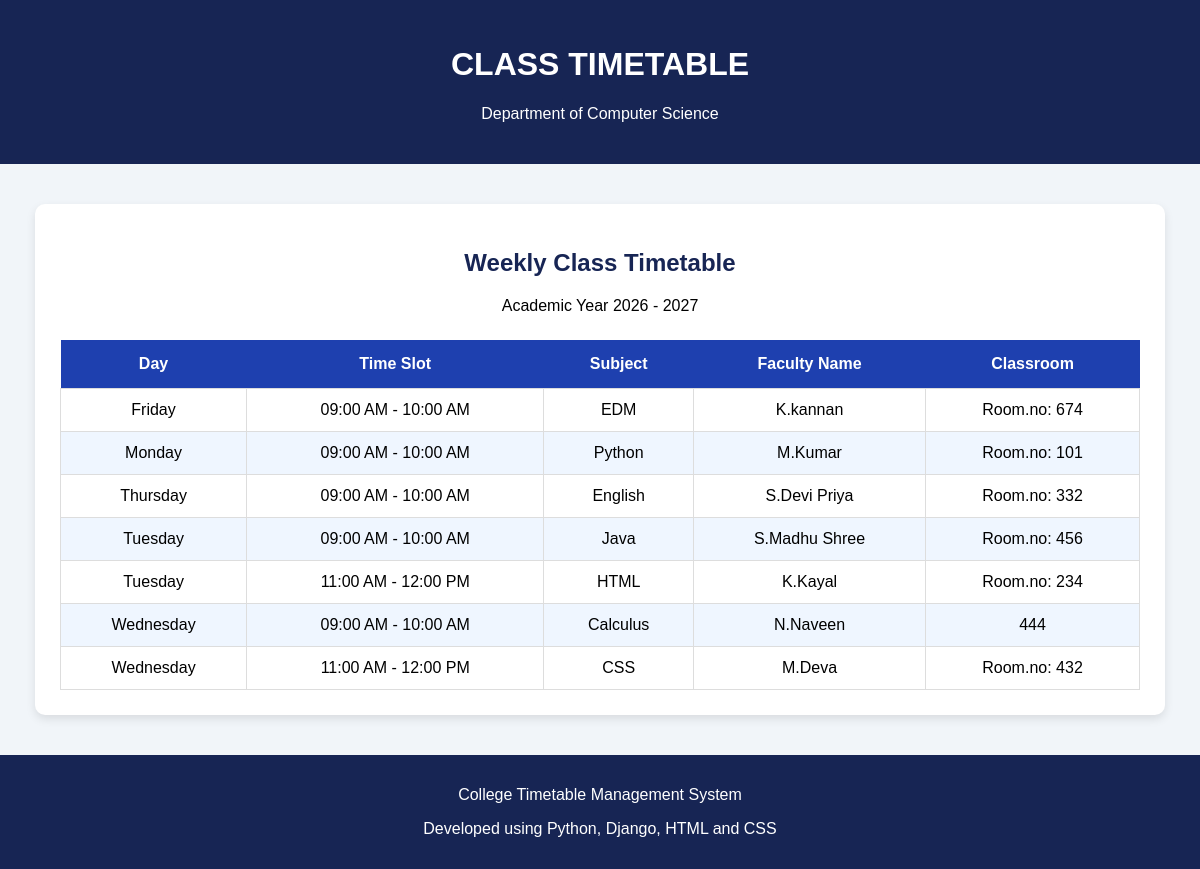
The page / on the database its author committed.
### timetable/models.py (models this page shows, shortened)
class TimeSlot(models.Model):
    DAY_CHOICES = [
        ('Monday', 'Monday'),
        ('Tuesday', 'Tuesday'),
        ('Wednesday', 'Wednesday'),
        ('Thursday', 'Thursday'),
        ('Friday', 'Friday'),
        ('Saturday', 'Saturday'),
    ]
    day = models.CharField(
        max_length=20,
        choices=DAY_CHOICES
    )
    start_time = models.TimeField()
    end_time = models.TimeField()
    subject_name = models.CharField(max_length=100)
    faculty_name = models.CharField(max_length=100)
    classroom = models.CharField(max_length=50)

### timetable/views.py (the view)
# urls.py: path('', views.timetable_view, name='timetable'),
def timetable_view(request):
    timetable_records = TimeSlot.objects.all().order_by(
        'day', 'start_time'
    )
    context = {
        'timetable_records': timetable_records
    }
    return render(
        request,
        'timetable/timetable.html',
        context
    )

### timetable/templates/timetable/timetable.html (shortened to what this page needs)
<!DOCTYPE html>
<html lang="en">
<head>
</head>
<body>
    <header>
        <h1>CLASS TIMETABLE</h1>
        <p>Department of Computer Science</p>
    </header>
    <div class="container">
        <h2>Weekly Class Timetable</h2>
        <p style="text-align:center;">
            Academic Year 2026 - 2027
        </p>
        <table>
            <thead>
                <tr>
                    <th>Day</th>
                    <th>Time Slot</th>
                    <th>Subject</th>
                    <th>Faculty Name</th>
                    <th>Classroom</th>
                </tr>
            </thead>
            <tbody>
                {% for item in timetable_records %}
                <tr>
                    <td>{{ item.day }}</td>
                    <td>
                        {{ item.start_time|time:"h:i A" }}
                        -
                        {{ item.end_time|time:"h:i A" }}
                    </td>
                    <td>{{ item.subject_name }}</td>
                    <td>{{ item.faculty_name }}</td>
                    <td>{{ item.classroom }}</td>
                </tr>
                {% empty %}
                <tr>
                    <td colspan="5" class="empty-message">
                        No timetable records available.
                    </td>
                </tr>
                {% endfor %}
            </tbody>
        </table>
    </div>
    <footer>
        <p>College Timetable Management System</p>
        <p>Developed using Python, Django, HTML and CSS</p>
    </footer>
</body>
</html>

### timetable/templates/timetable/timetable.html (style rules this page uses)
body { font-family: Arial, sans-serif; background-color: #f1f5f9; margin: 0; padding: 0; }
header { background-color: #172554; color: white; text-align: center; padding: 25px; }
.container { width: 90%; max-width: 1100px; margin: 40px auto; background: white; padding: 25px; border-radius: 10px; box-shadow: 0 4px 10px rgba(0,0,0,0.1); }
h2 { text-align: center; color: #172554; }
table { width: 100%; border-collapse: collapse; margin-top: 25px; }
th { background-color: #1e40af; color: white; padding: 15px; }
td { padding: 12px; text-align: center; border: 1px solid #ddd; }
tr:nth-child(even) { background-color: #eff6ff; }
footer { background-color: #172554; color: white; text-align: center; padding: 15px; margin-top: 40px; }

### rows shown on the page
TimeSlot: day "Friday", start_time "09:00 AM", end_time "10:00 AM", subject_name "EDM", faculty_name "K.kannan", classroom "Room.no: 674"
TimeSlot: day "Monday", start_time "09:00 AM", end_time "10:00 AM", subject_name "Python", faculty_name "M.Kumar", classroom "Room.no: 101"
TimeSlot: day "Thursday", start_time "09:00 AM", end_time "10:00 AM", subject_name "English", faculty_name "S.Devi Priya", classroom "Room.no: 332"
TimeSlot: day "Tuesday", start_time "09:00 AM", end_time "10:00 AM", subject_name "Java", faculty_name "S.Madhu Shree", classroom "Room.no: 456"
TimeSlot: day "Tuesday", start_time "11:00 AM", end_time "12:00 PM", subject_name "HTML", faculty_name "K.Kayal", classroom "Room.no: 234"
TimeSlot: day "Wednesday", start_time "09:00 AM", end_time "10:00 AM", subject_name "Calculus", faculty_name "N.Naveen", classroom "444"
TimeSlot: day "Wednesday", start_time "11:00 AM", end_time "12:00 PM", subject_name "CSS", faculty_name "M.Deva", classroom "Room.no: 432"
